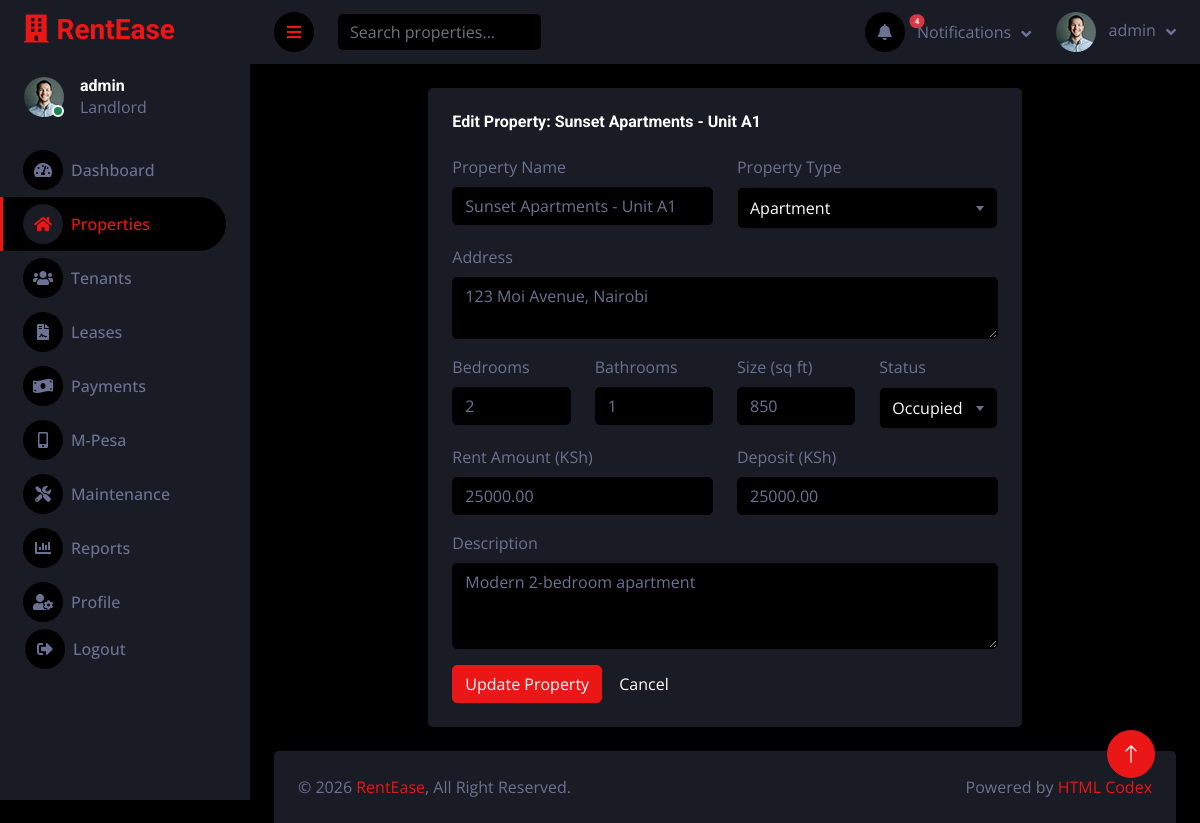
The page /properties/1/edit/ (signed in) on the database its author committed.
### core/models.py (models this page shows, shortened)
class Property(models.Model):
    PROPERTY_TYPES = [
        ('Apartment', 'Apartment'),
        ('House', 'House'),
        ('Studio', 'Studio'),
        ('Villa', 'Villa'),
        ('Commercial', 'Commercial'),
        ('Other', 'Other'),
    ]
    STATUS_CHOICES = [
        ('occupied', 'Occupied'),
        ('vacant', 'Vacant'),
        ('under_maintenance', 'Under Maintenance'),
    ]
    name = models.CharField(max_length=200)
    property_type = models.CharField(max_length=50, choices=PROPERTY_TYPES, default='Apartment')
    address = models.TextField()
    bedrooms = models.IntegerField(default=1)
    bathrooms = models.IntegerField(default=1)
    size_sqft = models.IntegerField(default=0)
    rent_amount = models.DecimalField(max_digits=12, decimal_places=2, validators=[MinValueValidator(0)])
    deposit = models.DecimalField(max_digits=12, decimal_places=2, validators=[MinValueValidator(0)], default=0)
    status = models.CharField(max_length=50, choices=STATUS_CHOICES, default='vacant')
    description = models.TextField(blank=True)
    created_at = models.DateTimeField(auto_now_add=True)
    updated_at = models.DateTimeField(auto_now=True)
    class Meta:
        ordering = ['-created_at']
        verbose_name_plural = 'Properties'

### core/views.py (the view, shortened to what this page needs)
# urls.py: path('properties/<int:pk>/edit/', views.property_edit, name='property_edit'),
@login_required
def property_edit(request, pk):
    property = get_object_or_404(Property, pk=pk)
    return render(request, 'core/properties/edit.html', {'property': property})

### core/context_processors.py (called while the page is built)
def notifications(request):
    if not request.user.is_authenticated:
        return {}
    open_maintenance = Maintenance.objects.filter(
        status__in=['open', 'in_progress']
    ).count()
    overdue_payments = Payment.objects.filter(status='overdue').count()
    thirty_days = date.today() + timedelta(days=30)
    expiring_leases = Lease.objects.filter(
        status='active',
        end_date__lte=thirty_days
    ).count()
    recent_maintenance = Maintenance.objects.filter(
        status__in=['open', 'in_progress']
    ).order_by('-created_at')[:3]
    return {
        'notif_open_maintenance': open_maintenance,
        'notif_overdue_payments': overdue_payments,
        'notif_expiring_leases': expiring_leases,
        'notif_total': open_maintenance + overdue_payments + expiring_leases,
        'notif_recent_maintenance': recent_maintenance,
    }

### core/templates/core/properties/edit.html (shortened to what this page needs)
{% extends 'core/base.html' %}
{% block content %}
<div class="container-fluid pt-4 px-4">
    <div class="row g-4">
        <div class="col-sm-12 col-xl-8 mx-auto">
            <div class="bg-secondary rounded h-100 p-4">
                <h6 class="mb-4">Edit Property: {{ property.name }}</h6>
                <form method="POST">
                    <div class="row mb-3">
                        <div class="col-md-6">
                            <label class="form-label">Property Name</label>
                            <input type="text" class="form-control" name="name" value="{{ property.name }}" required>
                        </div>
                        <div class="col-md-6">
                            <label class="form-label">Property Type</label>
                        </div>
                    </div>
                    <div class="mb-3">
                        <label class="form-label">Address</label>
                        <textarea class="form-control" name="address" rows="2" required>{{ property.address }}</textarea>
                    </div>
                    <div class="row mb-3">
                        <div class="col-md-3">
                            <label class="form-label">Bedrooms</label>
                            <input type="number" class="form-control" name="bedrooms" value="{{ property.bedrooms }}" min="0">
                        </div>
                        <div class="col-md-3">
                            <label class="form-label">Bathrooms</label>
                            <input type="number" class="form-control" name="bathrooms" value="{{ property.bathrooms }}" min="0">
                        </div>
                        <div class="col-md-3">
                            <label class="form-label">Size (sq ft)</label>
                            <input type="number" class="form-control" name="size_sqft" value="{{ property.size_sqft }}" min="0">
                        </div>
                        <div class="col-md-3">
                            <label class="form-label">Status</label>
                        </div>
                    </div>
                    <div class="row mb-3">
                        <div class="col-md-6">
                            <label class="form-label">Rent Amount (KSh)</label>
                            <input type="number" class="form-control" name="rent_amount" value="{{ property.rent_amount }}" step="0.01" required>
                        </div>
                        <div class="col-md-6">
                            <label class="form-label">Deposit (KSh)</label>
                            <input type="number" class="form-control" name="deposit" value="{{ property.deposit }}" step="0.01">
                        </div>
                    </div>
                    <div class="mb-3">
                        <label class="form-label">Description</label>
                        <textarea class="form-control" name="description" rows="3">{{ property.description }}</textarea>
                    </div>
                    <button type="submit" class="btn btn-primary">Update Property</button>
                    <a href="{% url 'property_list' %}" class="btn btn-secondary">Cancel</a>
                </form>
            </div>
        </div>
    </div>
</div>
{% endblock %}

### core/templates/core/sidebar.html (shortened to what this page needs)
{% load static %}
<div class="sidebar pe-4 pb-3">
    <nav class="navbar bg-secondary navbar-dark">
        <a href="{% url 'dashboard' %}" class="navbar-brand mx-4 mb-3">
            <h3 class="text-primary"><i class="fa fa-building me-2"></i>RentEase</h3>
        </a>
        <div class="d-flex align-items-center ms-4 mb-4">
            <div class="position-relative">
                <img class="rounded-circle" src="{% static 'core/img/user.jpg' %}" alt="" style="width: 40px; height: 40px;">
                <div class="bg-success rounded-circle border border-2 border-white position-absolute end-0 bottom-0 p-1"></div>
            </div>
            <div class="ms-3">
                <h6 class="mb-0">{{ user.get_full_name|default:user.username }}</h6>
                <span>Landlord</span>
            </div>
        </div>
        <div class="navbar-nav w-100">
            <a href="{% url 'dashboard' %}" class="nav-item nav-link {% if request.resolver_match.url_name == 'dashboard' %}active{% endif %}">
                <i class="fa fa-tachometer-alt me-2"></i>Dashboard
            </a>
            <a href="{% url 'property_list' %}" class="nav-item nav-link {% if 'property' in request.resolver_match.url_name %}active{% endif %}">
                <i class="fa fa-home me-2"></i>Properties
            </a>
            <a href="{% url 'tenant_list' %}" class="nav-item nav-link {% if 'tenant' in request.resolver_match.url_name %}active{% endif %}">
                <i class="fa fa-users me-2"></i>Tenants
            </a>
            <a href="{% url 'lease_list' %}" class="nav-item nav-link {% if 'lease' in request.resolver_match.url_name %}active{% endif %}">
                <i class="fa fa-file-contract me-2"></i>Leases
            </a>
            <a href="{% url 'payment_list' %}" class="nav-item nav-link {% if 'payment' in request.resolver_match.url_name %}active{% endif %}">
                <i class="fa fa-money-bill-wave me-2"></i>Payments
            </a>
            <a href="{% url 'mpesa_list' %}" class="nav-item nav-link {% if 'mpesa' in request.resolver_match.url_name %}active{% endif %}">
                <i class="fa fa-mobile-alt me-2"></i>M-Pesa
            </a>
            <a href="{% url 'maintenance_list' %}" class="nav-item nav-link {% if 'maintenance' in request.resolver_match.url_name %}active{% endif %}">
                <i class="fa fa-tools me-2"></i>Maintenance
            </a>
            <a href="{% url 'reports' %}" class="nav-item nav-link {% if request.resolver_match.url_name == 'reports' %}active{% endif %}">
                <i class="fa fa-chart-bar me-2"></i>Reports
            </a>
            <a href="{% url 'profile' %}" class="nav-item nav-link {% if request.resolver_match.url_name == 'profile' %}active{% endif %}">
                <i class="fa fa-user-cog me-2"></i>Profile
            </a>
            <form action="{% url 'logout' %}" method="post" class="d-inline">
                <button type="submit" class="nav-item nav-link btn btn-link text-start border-0 w-100" style="padding: 0 25px;">
                    <i class="fa fa-sign-out-alt me-2"></i>Logout
                </button>
            </form>
        </div>
    </nav>
</div>

### core/templates/core/navbar.html (shortened to what this page needs)
{% load static %}
<nav class="navbar navbar-expand bg-secondary navbar-dark sticky-top px-4 py-0">
    <a href="#" class="sidebar-toggler flex-shrink-0">
        <i class="fa fa-bars"></i>
    </a>
    <form class="d-none d-md-flex ms-4" method="GET" action="{% url 'property_list' %}">
        <input class="form-control bg-dark border-0" type="search" name="q" placeholder="Search properties...">
    </form>
    <div class="navbar-nav align-items-center ms-auto">
        <div class="nav-item dropdown">
            <a href="#" class="nav-link dropdown-toggle" data-bs-toggle="dropdown">
                <span class="position-relative">
                    <i class="fa fa-bell me-lg-2"></i>
                    {% if notif_total > 0 %}
                    <span class="position-absolute top-0 start-100 translate-middle badge rounded-pill bg-danger" style="font-size: 8px;">{{ notif_total }}</span>
                    {% endif %}
                </span>
                <span class="d-none d-lg-inline-flex">Notifications</span>
            </a>
        </div>
        <div class="nav-item dropdown">
            <a href="#" class="nav-link dropdown-toggle" data-bs-toggle="dropdown">
                <img class="rounded-circle me-lg-2" src="{% static 'core/img/user.jpg' %}" alt="" style="width: 40px; height: 40px;">
                <span class="d-none d-lg-inline-flex">{{ user.get_full_name|default:user.username }}</span>
            </a>
        </div>
    </div>
</nav>

### core/static/core/css/style.css (style rules this page uses)
:root { --primary: #EB1616; --secondary: #191C24; --light: #6C7293; --dark: #000000; }
.btn { transition: .5s; }
.sidebar { position: fixed; top: 0; left: 0; bottom: 0; width: 250px; height: 100vh; overflow-y: auto; background: var(--secondary); transition: 0.5s; z-index: 999; }
@media (min-width: 992px) { .sidebar { margin-left: 0; } }
.sidebar .navbar .navbar-nav .nav-link { padding: 7px 20px; color: var(--light); font-weight: 500; border-left: 3px solid var(--secondary); border-radius: 0 30px 30px 0; outline: none; }
.sidebar .navbar .navbar-nav .nav-link:hover, .sidebar .navbar .navbar-nav .nav-link.active { color: var(--primary); background: var(--dark); border-color: var(--primary); }
.sidebar .navbar .navbar-nav .nav-link i { width: 40px; height: 40px; display: inline-flex; align-items: center; justify-content: center; background: var(--dark); border-radius: 40px; }
.sidebar .navbar .navbar-nav .nav-link:hover i, .sidebar .navbar .navbar-nav .nav-link.active i { background: var(--secondary); }
.content .navbar .navbar-nav .nav-link { margin-left: 25px; padding: 12px 0; color: var(--light); outline: none; }
.content .navbar .sidebar-toggler, .content .navbar .navbar-nav .nav-link i { width: 40px; height: 40px; display: inline-flex; align-items: center; justify-content: center; background: var(--dark); border-radius: 40px; }
.content .navbar .dropdown-toggle::after { margin-left: 6px; vertical-align: middle; border: none; content: "\f107"; font-family: "Font Awesome 5 Free"; font-weight: 900; transition: .5s; }

### rows shown on the page
Property: name "Sunset Apartments - Unit A1", address "123 Moi Avenue, Nairobi", bedrooms "2", bathrooms "1", size_sqft "850", rent_amount "25000.00", deposit "25000.00", description "Modern 2-bedroom apartment"

### other values the page prints
{{ user.get_full_name|default:user.username }} "admin"
{{ notif_total }} "4"
